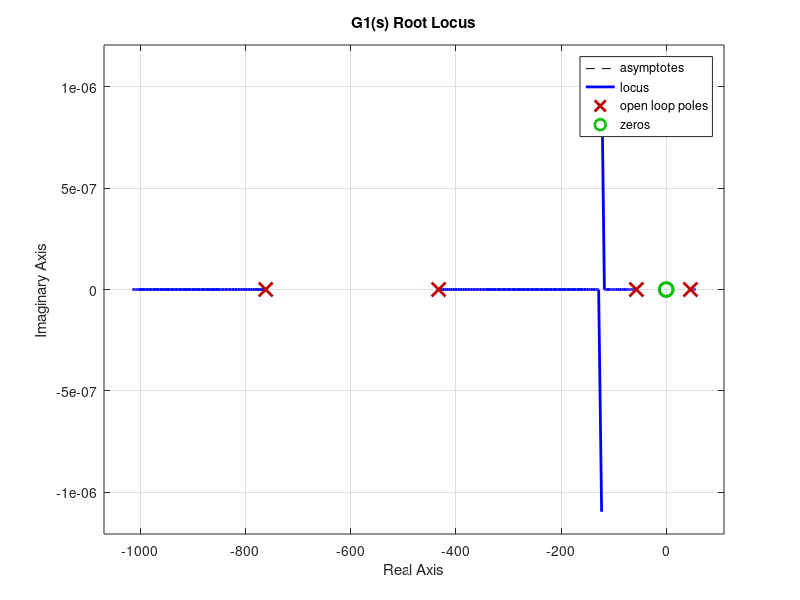
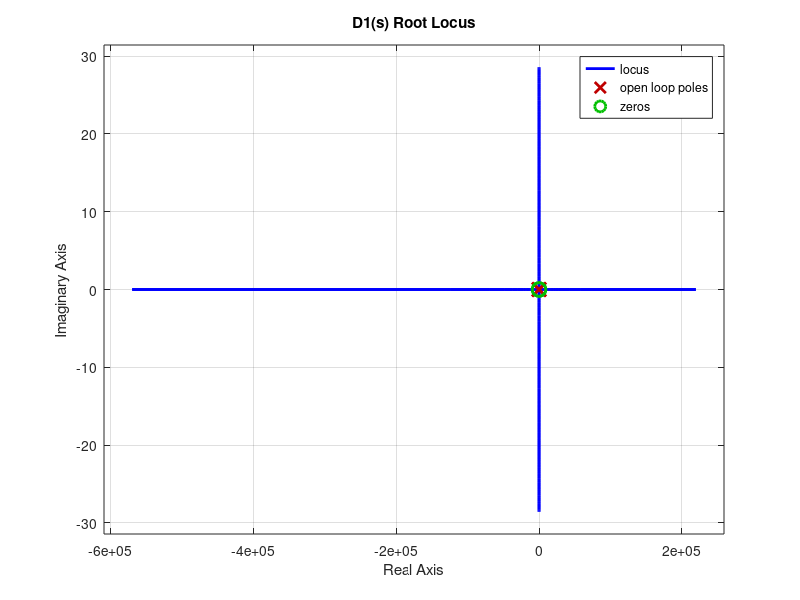
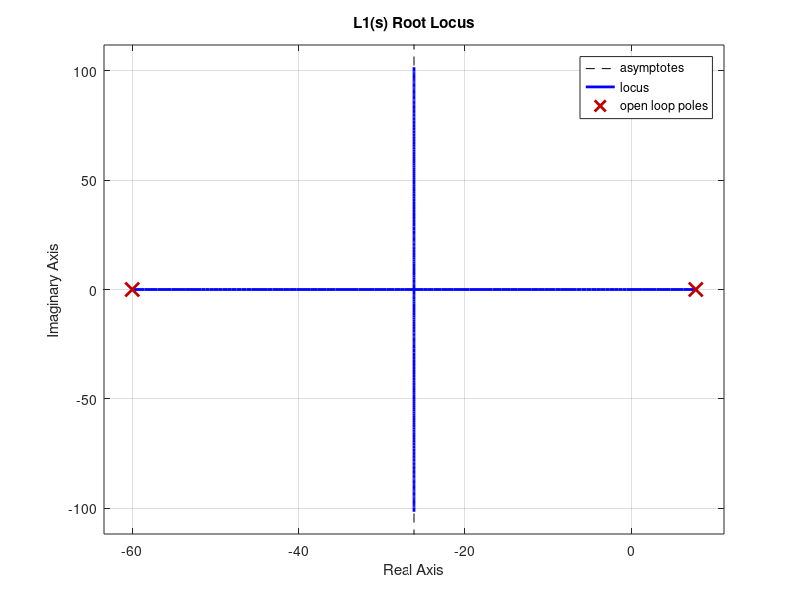
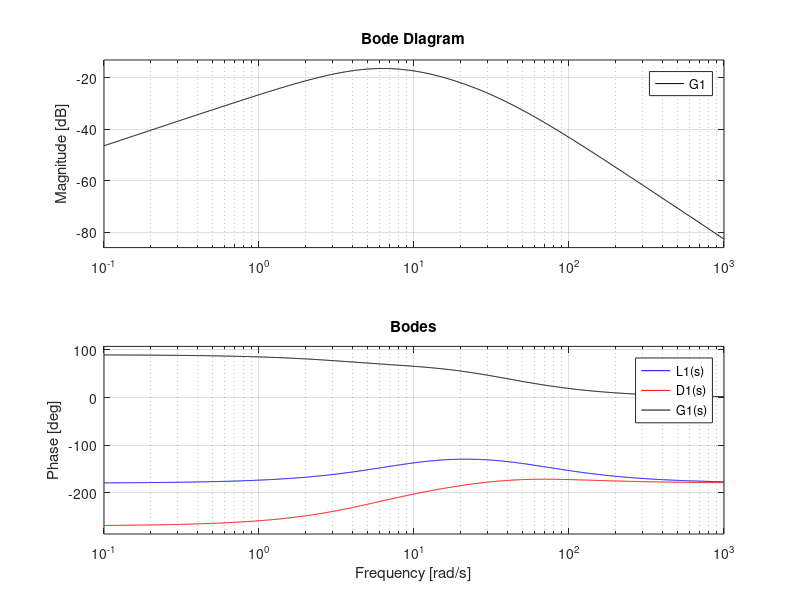

Recreate these plots in MATLAB, in order. (Note: this script raises an error after producing the figures.)
%% Variables
close all; clear, clc
Vb=7.4;     % nominal voltage [V]
Wf=1760;    % motor free run speed [rad/s]
sbar=0.003; % stall torque @ Vb [N*m]
G=35.56;    % gearbox ratio
Ww=Wf/G;    % max wheel speed [rad/s] ~ 50
Im=3.6e-8;  % motor armature inertia [kg*m^2]
r=34e-3;    % wheel radius [m]
Mw=27e-3;   % wheel mass [kg]
Mb=180e-3;  % MiP body mass [kg]
l=47.7e-3;  % center of MiP mass to wheel axle [m]
Ib=2.63e-4; % MiP body inertia [kg*m^2]
g=9.80665;  % gravitational accel [m^2/s]
k=Vb/Wf;    % motor constant [V*s = N*m/A]
Iw=(1/2)*Mw*r^2+Im*G^2;   % wheel inertia [kg*m^2]
R=k*Vb/sbar;    % motor resistance [ohm]
s=zpk(0,[],1);

freq1=200;  % inner loop frequency [Hz] 
freq2=20;   % outer loop frequency [Hz]
t1=1/freq1; % inner loop period [s]
t2=1/freq2; % outer loop period [s]

theta_ref=-.43; % [rad] center of gravity angle for 

a=2*Iw+(2*Mw+Mb)*r^2;
b=Mb*r*l;
c=Ib+Mb*l^2;
d=Mb*g*l;
k1=2*G*sbar;
k2=2*G*k;
k3=k1/(a*s^2 + k2*s);
k4=(k2*s - b*s^2)/(k2*s * a*s^2);
k5=-k1/(b*s^2 - s*k2);
k6=(d - k2*s - c*s^2)/(b*s^2 - k2*s);

%% Inner Loop with grad student plant
% model of edumip system from input normalized voltage to output theta
%   angle of edumip body
% G1(s) = theta(s)/u(s)
close all; clc
G1=minreal(-74.1*s/(s^3+34.7*s^2-128.4*s-1555.4));
[~,G1p,~]=zpkdata(G1,'v');

% G1(s) root locus
figure(1)
rlocus(G1)
title('G1(s) Root Locus')

% making D1 controller
% D(s) = u(s)/error_theta(s)
% D1 Gain
D1=minreal(((s-G1p(1))*(s-G1p(3)))/(s*(s+60)));
% D1=D1*-46.8;
D1=D1*-20;

% L(s)=G(s)*D(s)=[K*b(s)*y(s)]/[a(s)*x(s)]
L1=minreal(G1*D1);
polesD1=rlocus(D1,1)
polesL1=rlocus(L1,1)

% D1(s) root locus
figure(2)
rlocus(D1)
title('D1(s) Root Locus')
% L1(s) root locus
figure(3)
rlocus(L1)
title('L1(s) Root Locus')
% L1(s) bode
figure(4)
bode(L1,'b')
hold on
bode(D1,'r')
bode(G1,'k')
legend('L1(s)','D1(s)','G1(s)','Location','Best')
title('Bodes')

% closed-loop transfer function

prescaler = 1.4572;
T1=minreal(G1*D1/(1+G1*D1));

% inner loop prefactor
% P1=1/(1.33)
P1 = 1/(2);

% step response
figure(5)
step(T1,1)
title('T1(s) Step Response')

% exact coversion from D(s) to D(z)
% D(s) = error_theta(s)/u(s)
D1z=c2d(D1,t1);
[y1z,x1z]=tfdata(D1z,'v');
u1z=x1z
etheta1z=y1z

%% Inner Loop
% model of edumip system from input normalized voltage to output theta
%   angle of edumip body
% G1(s) = theta(s)/u(s)
clc
G1=minreal((k3-k5)/(k6-k4));
[G1z,G1p,G1k]=zpkdata(G1,'v');
[b1,a1]=tfdata(G1,'v'); % polynomial form
G1_num=zpk(tf(b1,1));   % zpk form
G1_den=zpk(tf(a1,1));

% G1(s) root locus
figure(1)
rlocus(G1)
title('G1(s) Root Locus')
rootsG1=rlocus(G1,0);
polesG1=rlocus(G1,1);

% making D1 controller
% D(s) = u(s)/error_theta(s)
% D1=((s-G1p(1))*(s-G1p(2))*(s-G1p(3)))/(s^2*(s+G1p(4)+2));
D1=((s-G1p(1))*(s-G1p(2)))/s^2;
D1=D1*-4*1.1872;
D1=minreal(D1);

% L(s)=G(s)*D(s)=[K*b(s)*y(s)]/[a(s)*x(s)]
L1=minreal(G1*D1);
polesD1=rlocus(D1,1)
polesL1=rlocus(L1,1)

% D1(s) root locus
figure(2)
rlocus(D1)
title('D1(s) Root Locus')
% L1(s) root locus
figure(3)
rlocus(L1)
title('L1(s) Root Locus')
% L1(s) bode
figure(4)
bode(L1)
title('L1(s) Bode')

% closed-loop transfer function
T1=minreal(G1*D1/(1+G1*D1));
% P1=1/266
% step response
figure(5)
step(T1,10)
title('T1(s) Step Response')

% exact coversion from D(s) to D(z)
% D(s) = error_theta(s)/u(s)
D1z=c2d(D1,t1);
[D1zz,D1zp,D1zk]=zpkdata(D1z,'v');
[y1z,x1z]=tfdata(D1z,'v');
u1z=x1z
etheta1z=y1z/y1z(1)
K1z=y1z(1)

%% Outer Loop
% G2(s) = phi(s)/theta(s)
close all; clc
G2=(d-s^2*(b+c))/(s^2*(a+b));
G2=minreal(G2);
[G2z,G2p,G2k]=zpkdata(G2,'v');

figure(1)
rlocus(G2)
title('G2(s) Root Locus')

% making D2 controller
% D2(s) = theta(s)/error_phi(s)
D2=s/((s+G2z(2))*(s+10));
D2 = D2*4*.37;

% L(s)=G(s)*D(s)=[K*b(s)*y(s)]/[a(s)*x(s)]
L2=minreal(G2*D2);
polesD2=rlocus(D2,1)
polesL2=rlocus(L2,1)

% D2(s) root locus
figure(2)
rlocus(D2)
title('D2(s) Root Locus')
% L2(s) root locus
figure(3)
rlocus(L2)
title('L2(s) Root Locus')
% L2(s) bode
figure(4)
bode(L2)
title('L2(s) Bode')

% closed-loop transfer function
T2=minreal(G2*D2/(1+G2*D2));
% step response
figure(5)
step(T2,3)
title('T2(s) Step Response')

% D2(s) = error_phi(s)/theta(s)
D2z=c2d(D2,t1);
[y2z,x2z]=tfdata(D2z,'v');
theta2z=x2z
ephi2z=y2z
